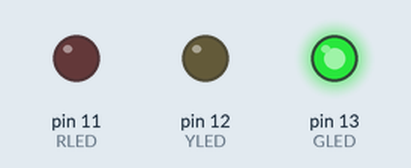
This sketch was run on a simulated Arduino Uno, built with avr-gcc and run on an emulated ATmega328P. Shown: output pins drawn as LEDs (lit = HIGH).

Above: at 0.4 s.
At 0.95 s:
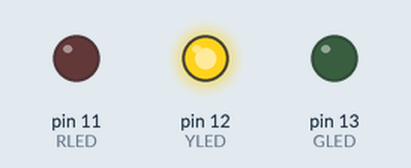
At 3.2 s:
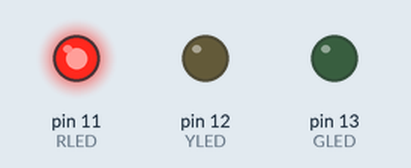
Timing chart, 0 to 4.1 s (numbered marks = the images above):
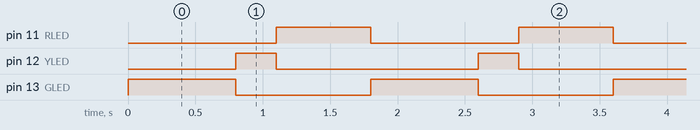

Measured:
- by itself, pin 11 (RLED): alternates HIGH for 0.70 s and LOW for 1.1 s
- by itself, pin 12 (YLED): alternates HIGH for 0.30 s and LOW for 1.5 s
- by itself, pin 13 (GLED): alternates HIGH for 0.80 s and LOW for 1.0 s

The sketch:

led.ino
```cpp
const int GLED=13;
const int YLED=12;
const int RLED=11;

void setup() {
  pinMode(GLED,OUTPUT);
  pinMode(YLED,OUTPUT);
  pinMode(RLED,OUTPUT);
}

void loop() {
  digitalWrite(GLED,HIGH);
  digitalWrite(YLED,LOW);
  digitalWrite(RLED,LOW);
  delay(800);

  digitalWrite(YLED,HIGH);
  digitalWrite(GLED,LOW);
  digitalWrite(RLED,LOW);
  delay(300);

  digitalWrite(RLED,HIGH);
  digitalWrite(GLED,LOW);
  digitalWrite(YLED,LOW);
  delay(700);
}
```
